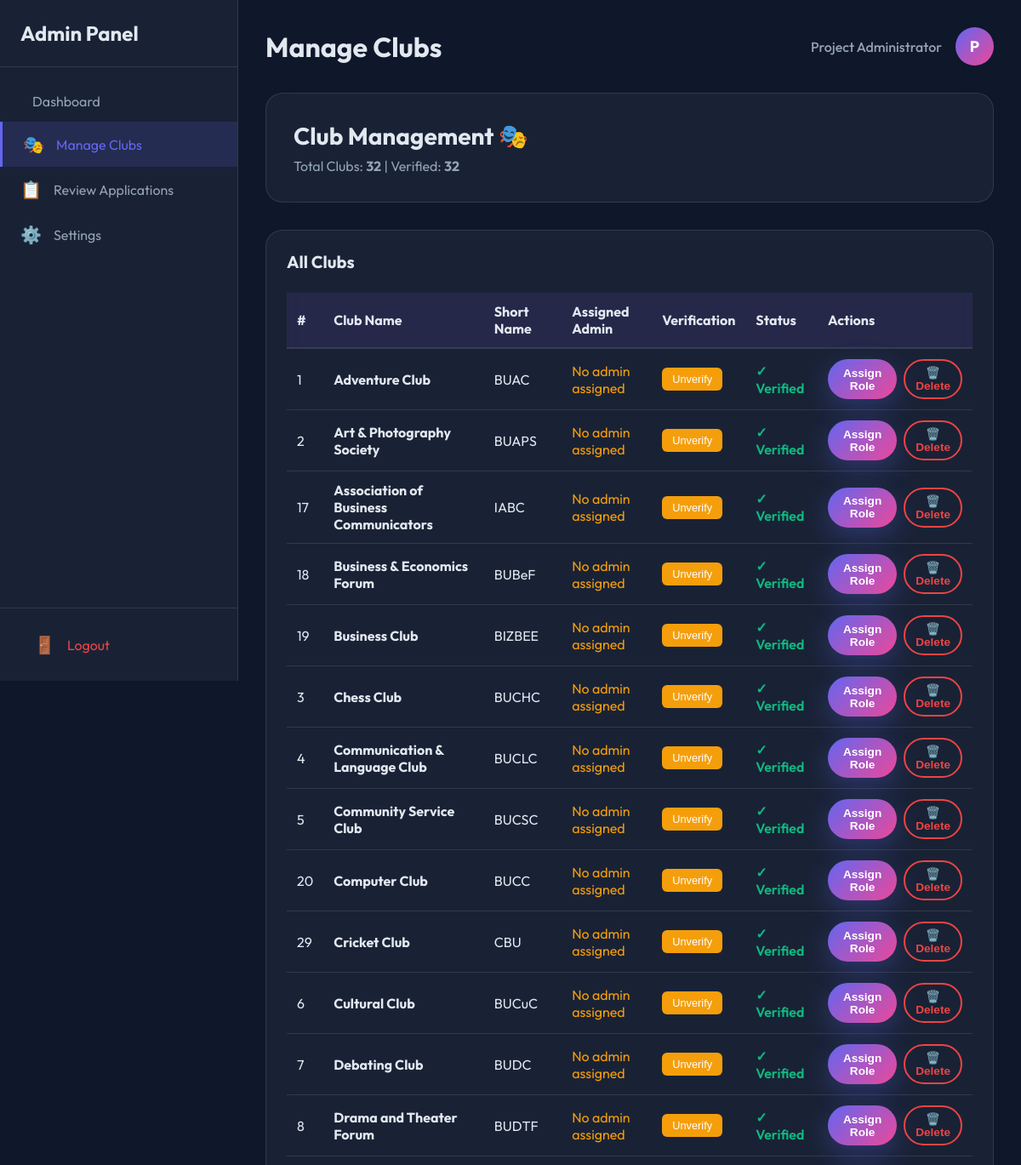
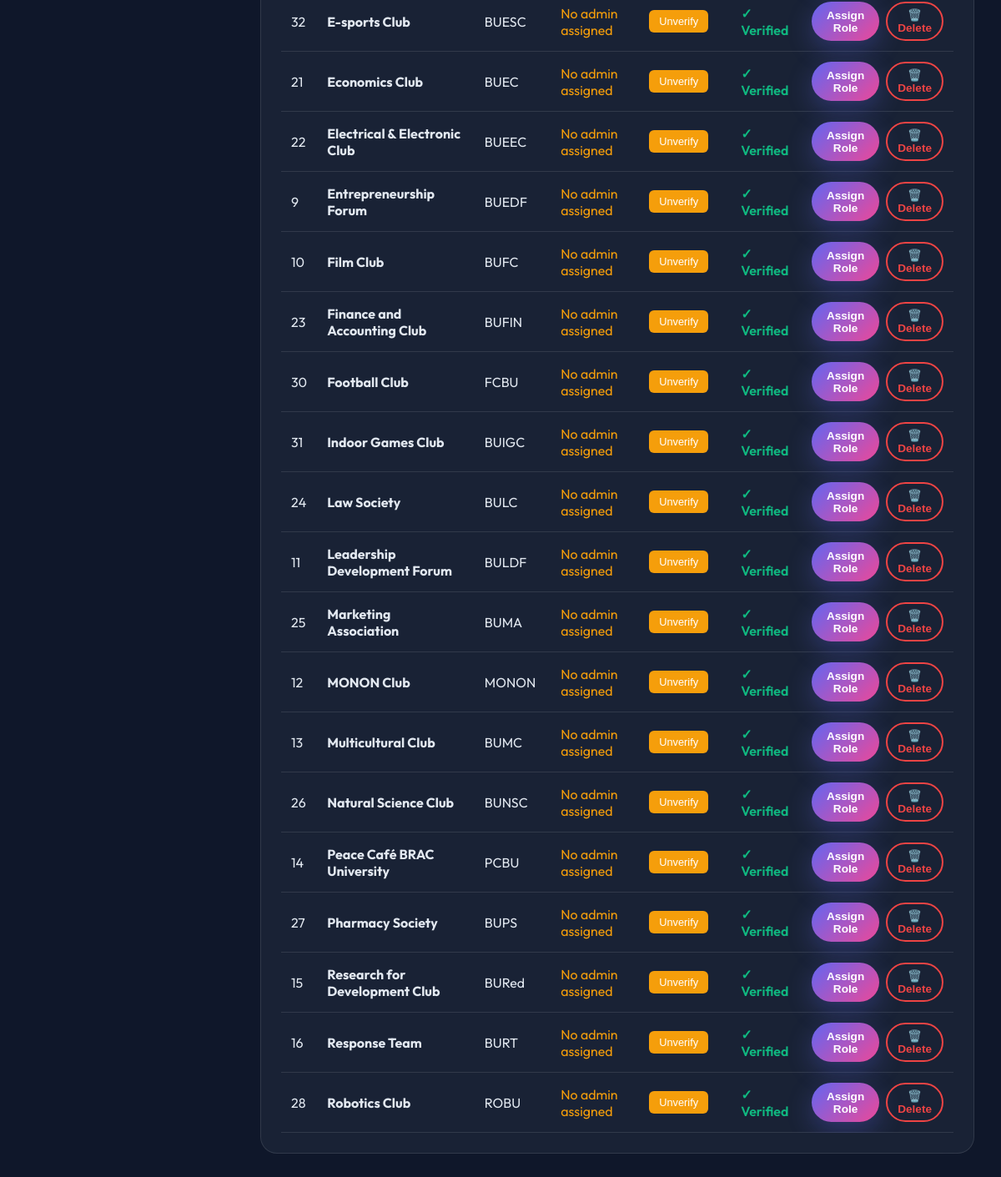
/manage_clubs.php (signed in), run on the app's committed database (2 pictures, top to bottom).
### tables this page shows
CREATE TABLE Club (
    Club_ID INT PRIMARY KEY AUTO_INCREMENT,
    Name VARCHAR(100),
    Short_name VARCHAR(50),
    Description TEXT,
    Verified BOOLEAN DEFAULT FALSE,
    Verification_requested_at TIMESTAMP NULL,
    Created_by INT,
    Created_at TIMESTAMP DEFAULT CURRENT_TIMESTAMP,
    Tag VARCHAR(50),
    FOREIGN KEY (Created_by) REFERENCES User(Student_ID) ON DELETE CASCADE
);

### manage_clubs.php (the view, shortened to what this page needs)
<?php
require_once 'config/database.php';
$admin_name = $_SESSION['user_name'];
try {
    $stmt = $pdo->query("SELECT Club_ID, Name, Short_name, Verified FROM Club ORDER BY Name");
    $clubs = $stmt->fetchAll();
} catch (PDOException $e) {
    $clubs = [];
}
?>
<!DOCTYPE html>
<html lang="en">
<head>
    <link rel="stylesheet" href="assets/css/style.css">
</head>
<body>
    <div class="dashboard-layout">
        <aside class="dashboard-sidebar" id="sidebar">
            <div class="sidebar-header">
                <a href="admin_dashboard.php" class="sidebar-logo">Admin Panel</a>
            </div>
            <nav class="sidebar-nav">
                <a href="admin_dashboard.php" class="sidebar-link">
                    <span class="sidebar-icon"></span> Dashboard
                </a>
                <a href="manage_clubs.php" class="sidebar-link active">
                    <span class="sidebar-icon">🎭</span> Manage Clubs
                </a>
                <a href="review_applications.php" class="sidebar-link">
                    <span class="sidebar-icon">📋</span> Review Applications
                </a>
                <a href="settings.php" class="sidebar-link">
                    <span class="sidebar-icon">⚙️</span> Settings
                </a>
            </nav>
            <div class="sidebar-footer">
                <a href="handlers/logout.php" class="sidebar-link logout-link">
                    <span class="sidebar-icon">🚪</span> Logout
                </a>
            </div>
        </aside>
        <main class="dashboard-main">
            <div class="dashboard-topbar">
                <h1 class="dashboard-title">Manage Clubs</h1>
                <div class="topbar-user">
                    <span class="user-greeting"><?php echo htmlspecialchars($admin_name); ?></span>
                    <div class="user-avatar">P</div>
                </div>
            </div>
            <section class="welcome-section">
                <h2>Club Management 🎭</h2>
                <p>Total Clubs: <strong><?php echo count($clubs); ?></strong> |
                   Verified: <strong><?php echo count(array_filter($clubs, fn($c) => $c['Verified'])); ?></strong></p>
            </section>
            <section class="dashboard-card">
                <div class="card-header">
                    <h3>All Clubs</h3>
                </div>
                <div class="card-body">
                    <?php if (empty($clubs)): ?>
                        <div class="empty-state">
                            <p>No clubs in database. Run <code>insert_bracu_clubs.sql</code> to add clubs.</p>
                        </div>
                    <?php else: ?>
                        <div style="overflow-x: auto;">
                            <table style="width: 100%; border-collapse: collapse;">
                                <thead>
                                    <thead style="background: rgba(139, 92, 246, 0.1); border-bottom: 2px solid var(--glass-border);">
                                        <tr>
                                            <th style="padding: 12px; text-align: left;">#</th>
                                            <th style="padding: 12px; text-align: left;">Club Name</th>
                                            <th style="padding: 12px; text-align: left;">Short Name</th>
                                            <th style="padding: 12px; text-align: left;">Assigned Admin</th>
                                            <th style="padding: 12px; text-align: left;">Verification</th>
                                            <th style="padding: 12px; text-align: left;">Status</th>
                                            <th style="padding: 12px; text-align: left;">Actions</th>
                                        </tr>
                                    </thead>
                                <tbody>
                                    <?php foreach ($clubs as $club):
                                        try {
                                            $stmt = $pdo->prepare("
                                                SELECT u.Name, u.GSuite_Email, r.Role_name
                                                FROM Role r
                                                JOIN User u ON r.St_ID = u.Student_ID
                                                WHERE r.Club_ID = ?
                                                AND (r.Role_name = 'Club_President' OR r.Role_name = 'Club_Admin')
                                                LIMIT 1
                                            ");
                                            $stmt->execute([$club['Club_ID']]);
                                            $admin = $stmt->fetch();
                                        } catch (PDOException $e) {
                                            $admin = null;
                                        }
                                    ?>
                                        <tr style="border-bottom: 1px solid var(--glass-border);">
                                            <td style="padding: 12px;"><?php echo $club['Club_ID']; ?></td>
                                            <td style="padding: 12px;"><strong><?php echo htmlspecialchars($club['Name']); ?></strong></td>
                                            <td style="padding: 12px;"><?php echo htmlspecialchars($club['Short_name']); ?></td>
                                            <td style="padding: 12px;">
                                                <?php if ($admin): ?>
                                                    <div>
                                                        <strong><?php echo htmlspecialchars($admin['Name']); ?></strong>
                                                        <br><span style="color: #10b981; font-size: 0.85rem;"><?php echo htmlspecialchars($admin['Role_name']); ?></span>
                                                        <br>
                                                        <button onclick="removeAdmin(<?php echo $club['Club_ID']; ?>, '<?php echo htmlspecialchars($admin['Name'], ENT_QUOTES); ?>', '<?php echo htmlspecialchars($club['Name'], ENT_QUOTES); ?>')"
                                                                style="margin-top: 6px; padding: 4px 8px; font-size: 0.75rem; background: #ef4444; color: white; border: none; border-radius: 6px; cursor: pointer;">
                                                            Remove
                                                        </button>
                                                    </div>
                                                <?php else: ?>
                                                    <span style="color: #f59e0b;">No admin assigned</span>
                                                <?php endif; ?>
                                            </td>
                                            <td style="padding: 12px;">
                                                <?php if ($club['Verified']): ?>
                                                    <button onclick="toggleVerification(<?php echo $club['Club_ID']; ?>, 0, '<?php echo htmlspecialchars($club['Name'], ENT_QUOTES); ?>')"
                                                            style="padding: 6px 12px; font-size: 0.8rem; background: #f59e0b; color: white; border: none; border-radius: 6px; cursor: pointer;">
                                                        Unverify
                                                    </button>
                                                <?php endif; ?>
                                            </td>
                                            <td style="padding: 12px;">
                                                <?php if ($club['Verified']): ?>
                                                    <span style="color: #10b981; font-weight: 600;">✓ Verified</span>
                                                <?php else: ?>
                                                    <span style="color: #f59e0b; font-weight: 600;">⚠ Pending</span>
                                                <?php endif; ?>
                                            </td>
                                            <td style="padding: 12px;">
                                                <div style="display: flex; gap: 0.5rem;">
                                                    <button onclick="assignToClub(<?php echo $club['Club_ID']; ?>, '<?php echo htmlspecialchars($club['Name'], ENT_QUOTES); ?>')"
                                                            class="btn btn-primary"
                                                            style="padding: 6px 12px; font-size: 0.85rem;">
                                                        Assign Role
                                                    </button>
                                                    <form action="handlers/delete_club_handler.php" method="POST" style="display: inline; margin: 0;" onsubmit="return confirm('⚠️ Are you sure you want to DELETE this club?\n\nThis will permanently remove:\n• All events and notices\n• All members and followers\n• All club data\n\nThis action CANNOT be undone!');">
                                                        <button type="submit" class="btn btn-outline" style="padding: 6px 12px; font-size: 0.85rem; color: #ef4444; border-color: #ef4444;">
                                                            🗑️ Delete
                                                        </button>
                                                    </form>
                                                </div>
                                            </td>
                                        </tr>
                                    <?php endforeach; ?>
                                </tbody>
                            </table>
                        </div>
                    <?php endif; ?>
                </div>
            </section>
        </main>
    </div>
</body>
</html>

### assets/css/style.css (style rules this page uses)
:root { --primary-color: #6366f1; --primary-dark: #4f46e5; --secondary-color: #ec4899; --text-color: #e2e8f0; --text-muted: #94a3b8; --bg-dark: #0f172a; --glass-bg: rgba(30, 41, 59, 0.7); --glass-border: rgba(255, 255, 255, 0.1); --input-bg: rgba(15, 23, 42, 0.6); --success: #10b981; --error: #ef4444; --warning: #f59e0b; }
* { margin: 0; padding: 0; box-sizing: border-box; }
body { font-family: 'Outfit', sans-serif; background-color: var(--bg-dark); background-image: radial-gradient(at 0% 0%, rgba(99, 102, 241, 0.15) 0px, transparent 50%), radial-gradient(at 100% 0%, rgba(236, 72, 153, 0.15) 0px, transparent 50%), radial-gradient(at 100% 100%, rgba(99, 102, 241, 0.15) 0px, transparent 50%), radial-gradient(at 0% 100%, rgba(236, 72, 153, 0.15) 0px, transparent 50%); color: var(--text-color); min-height: 100vh; }
.btn { padding: 1rem 2rem; border-radius: 50px; font-size: 1rem; font-weight: 600; text-decoration: none; transition: all 0.3s ease; cursor: pointer; border: none; display: inline-block; }
.btn-primary { background: linear-gradient(135deg, var(--primary-color), var(--secondary-color)); color: white; box-shadow: 0 10px 30px rgba(99, 102, 241, 0.3); }
.btn-outline { border: 2px solid var(--primary-color); color: var(--primary-color); background: transparent; }
.dashboard-layout { display: flex; min-height: 100vh; background: var(--bg-dark); position: relative; }
.dashboard-sidebar { width: 280px; background: var(--glass-bg); backdrop-filter: blur(20px); border-right: 1px solid var(--glass-border); display: flex; flex-direction: column; position: fixed; top: 0; left: 0; height: 100vh; z-index: 1000; transition: transform 0.3s ease; }
.sidebar-header { padding: 1.5rem; border-bottom: 1px solid var(--glass-border); display: flex; justify-content: space-between; align-items: center; }
.sidebar-logo { font-size: 1.5rem; font-weight: 700; color: var(--text-color); text-decoration: none; }
.sidebar-nav { flex: 1; padding: 1rem 0; overflow-y: auto; }
.sidebar-link { display: flex; align-items: center; padding: 0.875rem 1.5rem; color: var(--text-muted); text-decoration: none; transition: all 0.3s ease; position: relative; }
.sidebar-link.active { background: rgba(99, 102, 241, 0.15); color: var(--primary-color); border-left: 3px solid var(--primary-color); }
.sidebar-icon { font-size: 1.25rem; margin-right: 0.875rem; }
.sidebar-footer { padding: 1rem; border-top: 1px solid var(--glass-border); }
.logout-link { color: var(--error); }
.dashboard-main { flex: 1; margin-left: 280px; min-height: 100vh; padding: 2rem; transition: margin-left 0.3s ease; }
.dashboard-topbar { display: flex; align-items: center; justify-content: space-between; margin-bottom: 2rem; flex-wrap: wrap; gap: 1rem; }
.dashboard-title { font-size: 2rem; font-weight: 700; }
.topbar-user { display: flex; align-items: center; gap: 1rem; }
.user-greeting { color: var(--text-muted); font-weight: 500; }
.user-avatar { width: 45px; height: 45px; background: linear-gradient(135deg, var(--primary-color), var(--secondary-color)); border-radius: 50%; display: flex; align-items: center; justify-content: center; color: white; font-weight: 700; font-size: 1.125rem; }
.welcome-section { background: var(--glass-bg); backdrop-filter: blur(20px); -webkit-backdrop-filter: blur(20px); border: 1px solid var(--glass-border); border-radius: 20px; padding: 2rem; margin-bottom: 2rem; animation: fadeInUp 0.6s ease-out; }
.welcome-section h2 { font-size: 1.75rem; margin-bottom: 0.5rem; }
.welcome-section p { color: var(--text-muted); }
.dashboard-card { background: var(--glass-bg); backdrop-filter: blur(20px); -webkit-backdrop-filter: blur(20px); border: 1px solid var(--glass-border); border-radius: 20px; padding: 1.5rem; animation: fadeInUp 0.8s ease-out; animation-fill-mode: both; animation-delay: 0.5s; transition: transform 0.3s ease, box-shadow 0.3s ease; }
.card-header { display: flex; justify-content: space-between; align-items: center; margin-bottom: 1.5rem; }
.card-header h3 { font-size: 1.25rem; }

### data on the page
club: Club_ID "1", Name "Adventure Club", Short_name "BUAC", Verified "✓ Verified"
club: Club_ID "2", Name "Art & Photography Society", Short_name "BUAPS", Verified "✓ Verified"
club: Club_ID "17", Name "Association of Business Communicators", Short_name "IABC", Verified "✓ Verified"
club: Club_ID "18", Name "Business & Economics Forum", Short_name "BUBeF", Verified "✓ Verified"
club: Club_ID "19", Name "Business Club", Short_name "BIZBEE", Verified "✓ Verified"
club: Club_ID "3", Name "Chess Club", Short_name "BUCHC", Verified "✓ Verified"
club: Club_ID "4", Name "Communication & Language Club", Short_name "BUCLC", Verified "✓ Verified"
club: Club_ID "5", Name "Community Service Club", Short_name "BUCSC", Verified "✓ Verified"
club: Club_ID "20", Name "Computer Club", Short_name "BUCC", Verified "✓ Verified"
club: Club_ID "29", Name "Cricket Club", Short_name "CBU", Verified "✓ Verified"
club: Club_ID "6", Name "Cultural Club", Short_name "BUCuC", Verified "✓ Verified"
club: Club_ID "7", Name "Debating Club", Short_name "BUDC", Verified "✓ Verified"
club: Club_ID "8", Name "Drama and Theater Forum", Short_name "BUDTF", Verified "✓ Verified"
club: Club_ID "32", Name "E-sports Club", Short_name "BUESC", Verified "✓ Verified"
club: Club_ID "21", Name "Economics Club", Short_name "BUEC", Verified "✓ Verified"
club: Club_ID "22", Name "Electrical & Electronic Club", Short_name "BUEEC", Verified "✓ Verified"
club: Club_ID "9", Name "Entrepreneurship Forum", Short_name "BUEDF", Verified "✓ Verified"
club: Club_ID "10", Name "Film Club", Short_name "BUFC", Verified "✓ Verified"
club: Club_ID "23", Name "Finance and Accounting Club", Short_name "BUFIN", Verified "✓ Verified"
club: Club_ID "30", Name "Football Club", Short_name "FCBU", Verified "✓ Verified"
club: Club_ID "31", Name "Indoor Games Club", Short_name "BUIGC", Verified "✓ Verified"
club: Club_ID "24", Name "Law Society", Short_name "BULC", Verified "✓ Verified"
club: Club_ID "11", Name "Leadership Development Forum", Short_name "BULDF", Verified "✓ Verified"
club: Club_ID "25", Name "Marketing Association", Short_name "BUMA", Verified "✓ Verified"
club: Club_ID "12", Name "MONON Club", Short_name "MONON", Verified "✓ Verified"
club: Club_ID "13", Name "Multicultural Club", Short_name "BUMC", Verified "✓ Verified"
club: Club_ID "26", Name "Natural Science Club", Short_name "BUNSC", Verified "✓ Verified"
club: Club_ID "14", Name "Peace Café BRAC University", Short_name "PCBU", Verified "✓ Verified"
club: Club_ID "27", Name "Pharmacy Society", Short_name "BUPS", Verified "✓ Verified"
club: Club_ID "15", Name "Research for Development Club", Short_name "BURed", Verified "✓ Verified"
club: Club_ID "16", Name "Response Team", Short_name "BURT", Verified "✓ Verified"
club: Club_ID "28", Name "Robotics Club", Short_name "ROBU", Verified "✓ Verified"

### other printed values
$admin_name "Project Administrator"
count($clubs) "32"
count(array_filter($clubs, fn($c) => $c['Verified'])) "32"
